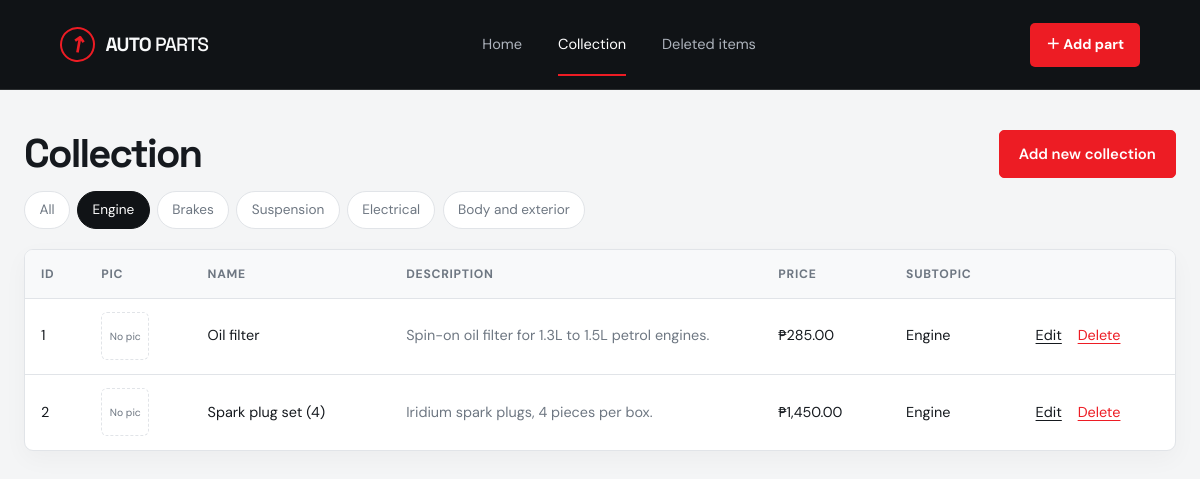
Page /collection.php?st=1 on the committed database.
### tables this page shows
CREATE TABLE subtopics (
  id INT AUTO_INCREMENT PRIMARY KEY,
  name VARCHAR(60) NOT NULL
);

CREATE TABLE parts (
  id INT AUTO_INCREMENT PRIMARY KEY,
  subtopic_id INT NOT NULL,
  name VARCHAR(100) NOT NULL,
  description VARCHAR(255) NOT NULL DEFAULT '',
  price DECIMAL(10,2) NOT NULL DEFAULT 0,
  picture VARCHAR(100) NULL,
  is_deleted TINYINT(1) NOT NULL DEFAULT 0,
  deleted_at DATETIME NULL,
  created_at TIMESTAMP DEFAULT CURRENT_TIMESTAMP,
  FOREIGN KEY (subtopic_id) REFERENCES subtopics(id)
);

### config.php (called while the page is built, shortened)
<?php
function e($s) { return htmlspecialchars((string)$s, ENT_QUOTES, 'UTF-8'); }
function peso($n) { return '₱' . number_format((float)$n, 2); }

### collection.php (the view, shortened to what this page needs)
<?php
require 'config.php';
$subs = $pdo->query('SELECT * FROM subtopics ORDER BY id')->fetchAll();
$st = (int)($_GET['st'] ?? 0);
if ($st) {
  $q = $pdo->prepare('SELECT p.*, s.name AS sname FROM parts p JOIN subtopics s ON s.id = p.subtopic_id WHERE p.is_deleted = 0 AND p.subtopic_id = ? ORDER BY p.id');
  $q->execute([$st]);
} else {
  $q = $pdo->query('SELECT p.*, s.name AS sname FROM parts p JOIN subtopics s ON s.id = p.subtopic_id WHERE p.is_deleted = 0 ORDER BY p.id');
}
$rows = $q->fetchAll();
require 'header.php';
?>
<div class="bar">
  <h1>Collection</h1>
  <a class="btn primary" href="add.php<?= $st ? '?st=' . $st : '' ?>">Add new collection</a>
</div>
<nav class="tabs">
  <a href="collection.php" class="<?= !$st ? 'on' : '' ?>">All</a>
  <?php foreach ($subs as $s): ?>
    <a href="collection.php?st=<?= $s['id'] ?>" class="<?= $st === (int)$s['id'] ? 'on' : '' ?>"><?= e($s['name']) ?></a>
  <?php endforeach; ?>
</nav>
<?php if (!$rows): ?>
  <p class="empty">No parts here yet. Add the first one with "Add new collection".</p>
<?php else: ?>
<div class="scroll">
<table>
  <thead><tr><th>ID</th><th>Pic</th><th>Name</th><th>Description</th><th>Price</th><th>Subtopic</th><th></th></tr></thead>
  <tbody>
  <?php foreach ($rows as $r): ?>
    <tr>
      <td><?= $r['id'] ?></td>
      <td><?= $r['picture'] ? '<img class="thumb" src="uploads/' . e($r['picture']) . '" alt="">' : '<span class="thumb none">No pic</span>' ?></td>
      <td><?= e($r['name']) ?></td>
      <td class="desc"><?= e($r['description']) ?></td>
      <td><?= peso($r['price']) ?></td>
      <td><?= e($r['sname']) ?></td>
      <td class="acts">
        <a href="edit.php?id=<?= $r['id'] ?>">Edit</a>
        <form method="post" action="delete.php" onsubmit="return confirm('Move this part to Deleted items?')">
          <button class="link danger">Delete</button>
        </form>
      </td>
    </tr>
  <?php endforeach; ?>
  </tbody>
</table>
</div>
<?php endif; ?>
<?php require 'footer.php'; ?>

### assets/style.css (style rules this page uses)
:root { --bg: #f4f5f6; --surface: #fff; --ink: #15191e; --muted: #6e7782; --line: #e1e4e8; --accent: #ed1c24; --accent-dark: #c80f18; --dark: #101316; --dark-soft: #191d21; }
* { box-sizing: border-box; }
html { scroll-behavior: smooth; }
body { margin: 0; background: var(--bg); color: var(--ink); font: 15px/1.65 "DM Sans", "Segoe UI", system-ui, sans-serif; }
a { color: inherit; }
h1, h2, h3 { font-family: "Space Grotesk", "Segoe UI", sans-serif; letter-spacing: -.045em; line-height: 1.12; }
h1 { margin: 0 0 1rem; }
.btn { display: inline-flex; align-items: center; justify-content: center; gap: 1.2rem; padding: .8rem 1.2rem; border: 1px solid var(--line); background: var(--surface); color: var(--ink); border-radius: 5px; font: 600 .93rem "DM Sans", sans-serif; text-decoration: none; cursor: pointer; transition: transform .2s, background .2s, border-color .2s; }
.btn-red, .btn.primary { background: var(--accent); color: #fff; border-color: var(--accent); }
.bar { display: flex; justify-content: space-between; align-items: center; gap: 1rem; flex-wrap: wrap; margin-bottom: .8rem; }
.bar h1 { font-size: clamp(1.8rem, 4vw, 2.5rem); margin: 0; }
main > .bar, main > .tabs, main > .scroll, main > .empty, main > .form, main > .errors, main > h1, main > p, main > .preview { width: min(1200px, calc(100% - 3rem)); margin-left: auto; margin-right: auto; }
main > .bar { margin-top: 2.5rem; }
.tabs { display: flex; gap: .45rem; flex-wrap: wrap; margin-top: .8rem; margin-bottom: 1.25rem; }
.tabs a { padding: .45rem .9rem; border: 1px solid var(--line); border-radius: 99px; text-decoration: none; font-size: .85rem; color: var(--muted); background: var(--surface); transition: all .2s; }
.tabs a.on { background: var(--dark); color: #fff; border-color: var(--dark); }
.scroll { overflow-x: auto; border: 1px solid var(--line); border-radius: 9px; background: var(--surface); box-shadow: 0 8px 24px rgba(15,20,25,.035); }
table { width: 100%; border-collapse: collapse; font-size: .9rem; }
th, td { padding: .85rem 1rem; text-align: left; border-bottom: 1px solid var(--line); vertical-align: middle; }
th { font-weight: 700; color: var(--muted); font-size: .76rem; text-transform: uppercase; letter-spacing: .06em; white-space: nowrap; background: #f8f9fa; }
tbody tr:last-child td { border-bottom: 0; }
td.desc { max-width: 280px; color: var(--muted); }
.thumb { width: 48px; height: 48px; object-fit: cover; border-radius: 6px; display: grid; place-items: center; }
.thumb.none { border: 1px dashed var(--line); color: var(--muted); font-size: .65rem; text-align: center; line-height: 1.1; }
.acts { white-space: nowrap; }
.acts form { display: inline; margin-left: .75rem; }
.acts a, .link { color: var(--ink); text-decoration: underline; text-underline-offset: 3px; }
.link { background: none; border: 0; padding: 0; font: inherit; cursor: pointer; }
.danger { color: var(--accent) !important; }
@media (prefers-reduced-motion: no-preference) { .btn, .tabs a, .category-card, .nav-cta { transition: all .2s ease; } }

### rows in the picture
subtopics: name "Engine"
subtopics: name "Brakes"
subtopics: name "Suspension"
subtopics: name "Electrical"
subtopics: name "Body and exterior"
parts: id "1", shows "No pic", name "Oil filter", description "Spin-on oil filter for 1.3L to 1.5L petrol engines.", price "₱285.00", subtopic.name "Engine"
parts: id "2", shows "No pic", name "Spark plug set (4)", description "Iridium spark plugs, 4 pieces per box.", price "₱1,450.00", subtopic.name "Engine"
